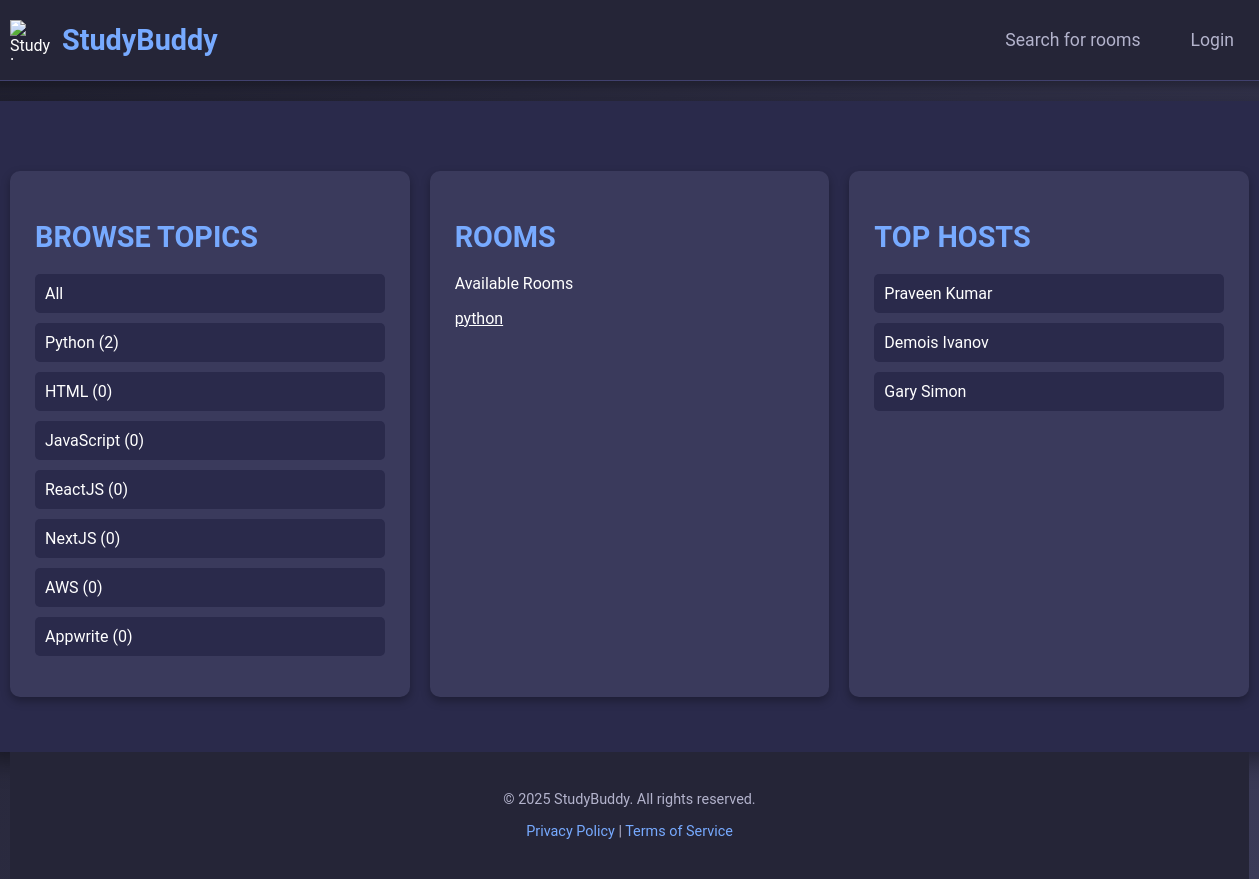
The page / (signed in) on the database as committed earlier.
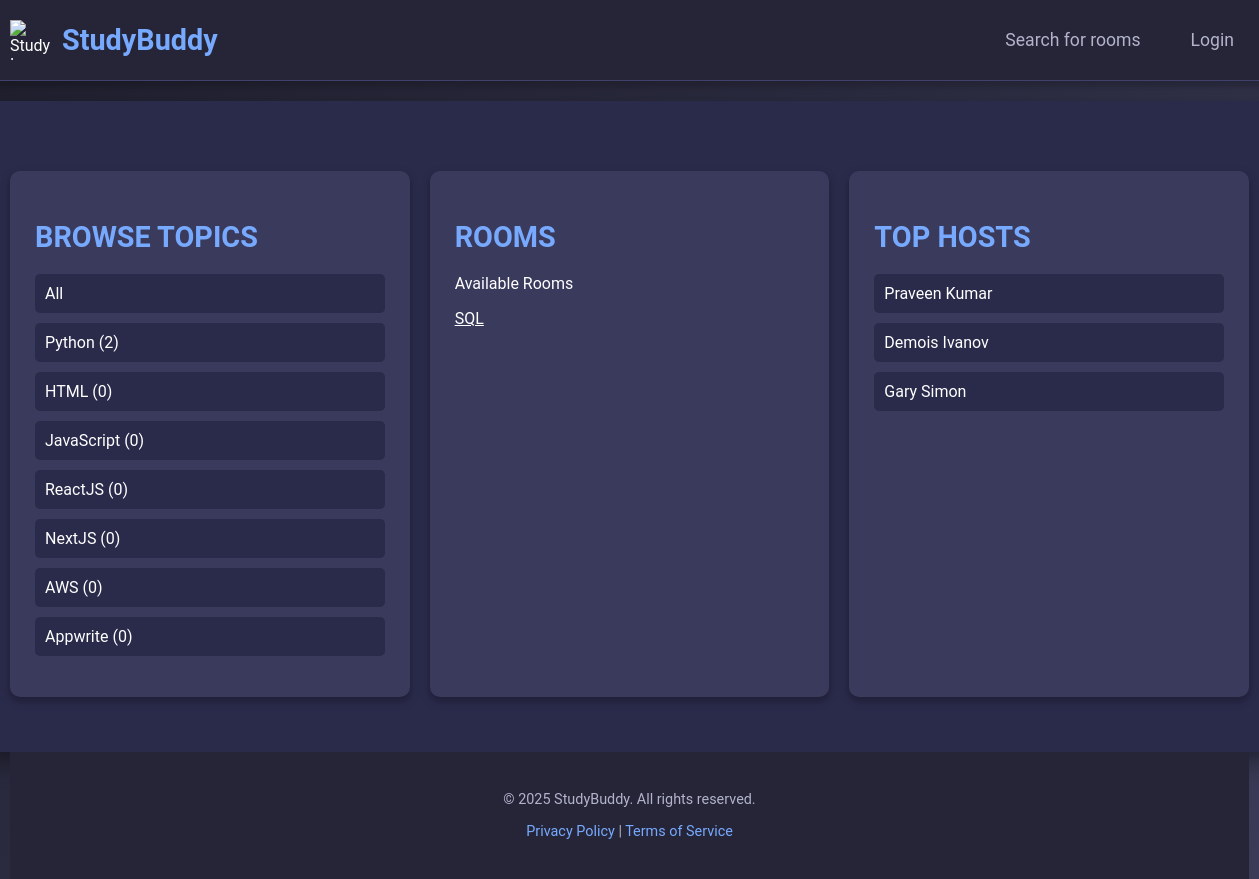
The same page on the database as committed later.
### clients/models.py (models this page shows, shortened)
class Room(models.Model):
    roomid=models.AutoField(primary_key=True)
    name=models.CharField(max_length=50)
    roomdescription=models.TextField()
    updatetime=models.DateTimeField(auto_now=True,null=True)
    createdtime=models.DateTimeField(auto_now_add=True)
    clientid=models.ForeignKey(registration,on_delete=models.CASCADE)
    capacity = models.IntegerField(null=True, blank=True)
    participants=models.ManyToManyField(registration,related_name='participants')
    def __str__(self):
        return self.name

### clients/views.py (the view)
# urls.py: path('',views.home,name="home"),
def home(request):
    if not request.session.get("id"):
        return redirect('login')
    croom=Room.objects.filter(clientid=request.session.get("id"))
    print(croom)
    return render(request, "clients/home.html", {'rooms': croom})

### clients/templates/clients/home.html (shortened to what this page needs)
<!DOCTYPE html>
<html lang="en">
<head>
</head>
<body>
    <div class="header">
        <div class="logo">
            <img src="logo.png" alt="StudyBuddy Logo">
            <span>StudyBuddy</span>
        </div>
        <nav>
            <a href="#">Search for rooms</a>
            <a href="{% url "login" %}">Login</a>
        </nav>
    </div>
    <div class="container">
        <div class="grid-container">
            <div class="section">
                <h2>BROWSE TOPICS</h2>
                <ul>
                    <li>All</li>
                    <li>Python (2)</li>
                    <li>HTML (0)</li>
                    <li>JavaScript (0)</li>
                    <li>ReactJS (0)</li>
                    <li>NextJS (0)</li>
                    <li>AWS (0)</li>
                    <li>Appwrite (0)</li>
                </ul>
            </div>
            <div class="section">
                <h2>ROOMS</h2>
                <p>Available Rooms</p>
                <div>
                    {% for room in rooms %}
                        <a href="{% url 'roomdetail' room.roomid %}"style="color:white"><p>{{ room.name }}</p></a>
                    {% empty %}
                        <p><strong>No rooms available.</strong></p>
                    {% endfor %}
                </div>
            </div>
            <div class="section">
                <h2>TOP HOSTS</h2>
                <ul>
                    <li>Praveen Kumar</li>
                    <li>Demois Ivanov</li>
                    <li>Gary Simon</li>
                </ul>
            </div>
        </div>
    </div>
    <div class="footer">
        <p>&copy; 2025 StudyBuddy. All rights reserved.</p>
        <p>
            <a href="#">Privacy Policy</a> | <a href="#">Terms of Service</a>
        </p>
    </div>
</body>
</html>

### clients/templates/clients/home.html (style rules this page uses)
body { margin: 0; font-family: 'Roboto', Arial, sans-serif; background: linear-gradient(135deg, #1f1f2e, #3b3b58); color: #ffffff; display: flex; flex-direction: column; align-items: center; min-height: 100vh; padding: 0 10px; }
.container { width: 100%; max-width: 1400px; padding: 30px; background-color: #2a2a4b; border-radius: 15px; box-shadow: 0px 10px 25px rgba(0, 0, 0, 0.4); margin-top: 20px; position: relative; }
.header { width: 100%; display: flex; justify-content: space-between; align-items: center; padding: 20px 5%; background-color: #252537; border-bottom: 1px solid #41416e; box-shadow: 0 4px 10px rgba(0, 0, 0, 0.3); }
.header .logo { display: flex; align-items: center; }
.header .logo img { width: 40px; height: 40px; margin-right: 12px; }
.header .logo span { font-size: 1.8em; font-weight: bold; color: #77aaff; }
.header nav { display: flex; gap: 20px; }
.header nav a { color: #b3b3cc; text-decoration: none; font-size: 1.1em; padding: 8px 15px; border-radius: 5px; transition: background-color 0.3s, color 0.3s; }
.section { background-color: #3a3a5c; padding: 25px; border-radius: 10px; box-shadow: 0 4px 10px rgba(0, 0, 0, 0.3); transition: transform 0.3s, box-shadow 0.3s; margin-bottom: 25px; }
.section h2 { color: #77aaff; font-size: 1.8em; margin-bottom: 20px; }
.section ul { list-style-type: none; padding: 0; }
.section ul li { padding: 10px; margin: 10px 0; background-color: #2a2a4b; border-radius: 5px; cursor: pointer; transition: background-color 0.3s; }
.footer { width: 100%; background-color: #252537; padding: 25px 0; color: #b3b3cc; text-align: center; position: relative; bottom: 0; margin-top: auto; }
.footer a { color: #77aaff; text-decoration: none; transition: color 0.3s; }
.footer p { font-size: 0.9em; }
.grid-container { display: grid; grid-template-columns: repeat(auto-fit, minmax(300px, 1fr)); gap: 20px; margin-top: 40px; }

Rows that differ between the two databases and show on the page:
removed Room: name "python"
added Room: name "SQL"
